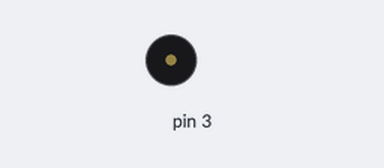
Simulated run of this sketch. Board: Arduino Uno, built with avr-gcc and run on an emulated ATmega328P. Shown: buzzer (waves = sounding).

Above: at 0.2 s.
Timing chart, 0 to 1.7 s (numbered marks = the images above):
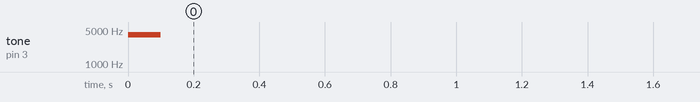

Measured:
- by itself, tone on pin 3: silent → 4000 Hz at 0.00 s, → silent 0.10 s later

The sketch:

speaker_test.ino
```cpp
void setup() {
  Serial.begin(9600);
  tone(3, 4000, 100);

}

void loop() {
  // put your main code here, to run repeatedly:

}
```
